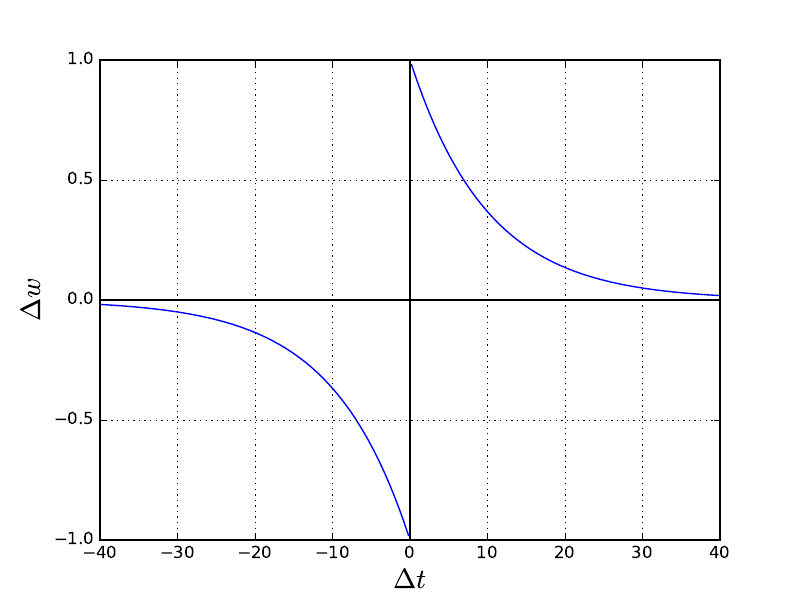

The script that saved this image:
import numpy as np 
import matplotlib.pyplot as plt
from matplotlib import gridspec

A_plus = 1
A_minus = -1
t_plus = np.arange(0.0, 40.0, 0.1)
t_minus = np.arange(-40.0, 0.0, 0.1)

func_minus = A_minus*np.exp(t_minus/10)
func_plus = A_plus*np.exp(-t_plus/10)

t = np.concatenate([t_minus, t_plus])
func = np.concatenate([func_minus, func_plus])

threshold = 0.99 # or a similarly appropriate threshold
func = np.ma.masked_less(func, -1*threshold) 
func = np.ma.masked_greater(func, threshold)

plt.xlabel('$\Delta t$', size='20')
plt.ylabel('$\Delta w$', size='20')

plt.axhline(y=0, color='k')
plt.axvline(x=0, color='k')

plt.plot(t, func)
plt.grid(True)
plt.savefig('stdp.pdf')
plt.show()